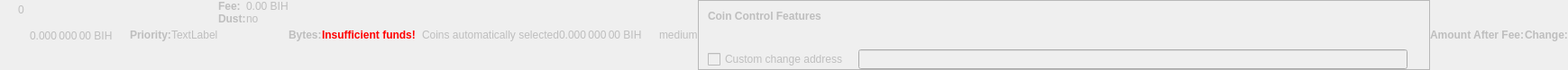
    <widget class="QWidget" name="dummyHideWidget" native="true">
     <property name="enabled">
      <bool>false</bool>
     </property>
     <property name="maximumSize">
      <size>
       <width>100</width>
       <height>22</height>
      </size>
     </property>
     <layout class="QHBoxLayout" name="dummyHideLayout">
      <property name="spacing">
       <number>0</number>
      </property>
      <property name="leftMargin">
       <number>0</number>
      </property>
      <property name="topMargin">
       <number>0</number>
      </property>
      <property name="rightMargin">
       <number>0</number>
      </property>
      <property name="bottomMargin">
       <number>0</number>
      </property>
      <item>
       <layout class="QFormLayout" name="formLayoutCoinControl1">
        <property name="horizontalSpacing">
         <number>10</number>
        </property>
        <property name="verticalSpacing">
         <number>14</number>
        </property>
        <property name="leftMargin">
         <number>10</number>
        </property>
        <property name="topMargin">
         <number>4</number>
        </property>
        <property name="rightMargin">
         <number>6</number>
        </property>
        <item row="0" column="1">
         <widget class="QLabel" name="labelCoinControlBytes">
          <property name="cursor">
           <cursorShape>IBeamCursor</cursorShape>
          </property>
          <property name="contextMenuPolicy">
           <enum>Qt::ActionsContextMenu</enum>
          </property>
          <property name="text">
           <string notr="true">0</string>
          </property>
          <property name="textInteractionFlags">
           <set>Qt::LinksAccessibleByMouse|Qt::TextSelectableByKeyboard|Qt::TextSelectableByMouse</set>
          </property>
         </widget>
        </item>
       </layout>
      </item>
      <item>
       <widget class="QLabel" name="labelCoinControlAfterFee">
        <property name="enabled">
         <bool>false</bool>
        </property>
        <property name="sizePolicy">
         <sizepolicy hsizetype="Fixed" vsizetype="Fixed">
          <horstretch>0</horstretch>
          <verstretch>0</verstretch>
         </sizepolicy>
        </property>
        <property name="minimumSize">
         <size>
          <width>111</width>
          <height>12</height>
         </size>
        </property>
        <property name="maximumSize">
         <size>
          <width>111</width>
          <height>12</height>
         </size>
        </property>
        <property name="cursor">
         <cursorShape>IBeamCursor</cursorShape>
        </property>
        <property name="contextMenuPolicy">
         <enum>Qt::ActionsContextMenu</enum>
        </property>
        <property name="text">
         <string notr="true">0.000 000 00 BIH</string>
        </property>
        <property name="textInteractionFlags">
         <set>Qt::LinksAccessibleByMouse|Qt::TextSelectableByKeyboard|Qt::TextSelectableByMouse</set>
        </property>
       </widget>
      </item>
      <item>
       <widget class="QLabel" name="labelCoinControlPriorityText">
        <property name="enabled">
         <bool>false</bool>
        </property>
        <property name="font">
         <font>
          <weight>75</weight>
          <bold>true</bold>
         </font>
        </property>
        <property name="text">
         <string>Priority:</string>
        </property>
       </widget>
      </item>
      <item>
       <layout class="QHBoxLayout" name="horizontalLayout">
        <item>
         <widget class="QLabel" name="WarningLabel">
          <property name="text">
           <string>TextLabel</string>
          </property>
         </widget>
        </item>
       </layout>
      </item>
      <item>
       <layout class="QFormLayout" name="formLayoutCoinControl3">
        <property name="horizontalSpacing">
         <number>0</number>
        </property>
        <property name="verticalSpacing">
         <number>0</number>
        </property>
        <property name="leftMargin">
         <number>0</number>
        </property>
        <property name="topMargin">
         <number>0</number>
        </property>
        <property name="rightMargin">
         <number>0</number>
        </property>
        <item row="0" column="0">
         <widget class="QLabel" name="labelCoinControlFeeText">
          <property name="enabled">
           <bool>false</bool>
          </property>
          <property name="font">
           <font>
            <weight>75</weight>
            <bold>true</bold>
           </font>
          </property>
          <property name="text">
           <string>Fee:</string>
          </property>
          <property name="margin">
           <number>0</number>
          </property>
         </widget>
        </item>
        <item row="0" column="1">
         <widget class="QLabel" name="labelCoinControlFee">
          <property name="enabled">
           <bool>false</bool>
          </property>
          <property name="cursor">
           <cursorShape>IBeamCursor</cursorShape>
          </property>
          <property name="contextMenuPolicy">
           <enum>Qt::ActionsContextMenu</enum>
          </property>
          <property name="text">
           <string notr="true">0.00 BIH</string>
          </property>
          <property name="textInteractionFlags">
           <set>Qt::LinksAccessibleByMouse|Qt::TextSelectableByKeyboard|Qt::TextSelectableByMouse</set>
          </property>
         </widget>
        </item>
        <item row="1" column="0">
         <widget class="QLabel" name="labelCoinControlLowOutputText">
          <property name="enabled">
           <bool>false</bool>
          </property>
          <property name="font">
           <font>
            <weight>75</weight>
            <bold>true</bold>
           </font>
          </property>
          <property name="text">
           <string>Dust:</string>
          </property>
         </widget>
        </item>
        <item row="1" column="1">
         <widget class="QLabel" name="labelCoinControlLowOutput">
          <property name="enabled">
           <bool>false</bool>
          </property>
          <property name="cursor">
           <cursorShape>IBeamCursor</cursorShape>
          </property>
          <property name="contextMenuPolicy">
           <enum>Qt::ActionsContextMenu</enum>
          </property>
          <property name="text">
           <string>no</string>
          </property>
          <property name="textInteractionFlags">
           <set>Qt::LinksAccessibleByMouse|Qt::TextSelectableByKeyboard|Qt::TextSelectableByMouse</set>
          </property>
         </widget>
        </item>
       </layout>
      </item>
      <item>
       <widget class="QLabel" name="labelCoinControlBytesText">
        <property name="enabled">
         <bool>false</bool>
        </property>
        <property name="font">
         <font>
          <weight>75</weight>
          <bold>true</bold>
         </font>
        </property>
        <property name="text">
         <string>Bytes:</string>
        </property>
       </widget>
      </item>
      <item>
       <layout class="QFormLayout" name="formLayoutCoinControl2">
        <property name="horizontalSpacing">
         <number>0</number>
        </property>
        <property name="verticalSpacing">
         <number>0</number>
        </property>
        <property name="leftMargin">
         <number>0</number>
        </property>
        <property name="topMargin">
         <number>0</number>
        </property>
        <property name="rightMargin">
         <number>0</number>
        </property>
       </layout>
      </item>
      <item>
       <layout class="QHBoxLayout" name="horizontalLayoutCoinControl2">
        <property name="spacing">
         <number>0</number>
        </property>
        <property name="bottomMargin">
         <number>0</number>
        </property>
       </layout>
      </item>
      <item>
       <widget class="QLabel" name="labelCoinControlInsuffFunds">
        <property name="enabled">
         <bool>false</bool>
        </property>
        <property name="minimumSize">
         <size>
          <width>0</width>
          <height>0</height>
         </size>
        </property>
        <property name="font">
         <font>
          <weight>75</weight>
          <bold>true</bold>
         </font>
        </property>
        <property name="styleSheet">
         <string notr="true">color:red;font-weight:bold;</string>
        </property>
        <property name="text">
         <string>Insufficient funds!</string>
        </property>
        <property name="margin">
         <number>5</number>
        </property>
       </widget>
      </item>
      <item>
       <layout class="QFormLayout" name="formLayoutCoinControl4">
        <property name="horizontalSpacing">
         <number>0</number>
        </property>
        <property name="verticalSpacing">
         <number>0</number>
        </property>
        <property name="leftMargin">
         <number>0</number>
        </property>
        <property name="topMargin">
         <number>0</number>
        </property>
        <property name="rightMargin">
         <number>0</number>
        </property>
       </layout>
      </item>
      <item>
       <widget class="QLabel" name="labelCoinControlChangeLabel">
        <property name="enabled">
         <bool>false</bool>
        </property>
        <property name="sizePolicy">
         <sizepolicy hsizetype="Preferred" vsizetype="Expanding">
          <horstretch>0</horstretch>
          <verstretch>0</verstretch>
         </sizepolicy>
        </property>
        <property name="minimumSize">
         <size>
          <width>0</width>
          <height>0</height>
         </size>
        </property>
        <property name="text">
         <string/>
        </property>
        <property name="margin">
         <number>3</number>
        </property>
       </widget>
      </item>
      <item>
       <widget class="QLabel" name="labelCoinControlAutomaticallySelected">
        <property name="enabled">
         <bool>false</bool>
        </property>
        <property name="sizePolicy">
         <sizepolicy hsizetype="Fixed" vsizetype="Fixed">
          <horstretch>0</horstretch>
          <verstretch>0</verstretch>
         </sizepolicy>
        </property>
        <property name="minimumSize">
         <size>
          <width>0</width>
          <height>0</height>
         </size>
        </property>
        <property name="maximumSize">
         <size>
          <width>240</width>
          <height>16777215</height>
         </size>
        </property>
        <property name="text">
         <string>Coins automatically selected</string>
        </property>
        <property name="margin">
         <number>5</number>
        </property>
       </widget>
      </item>
      <item>
       <widget class="QLabel" name="labelCoinControlChange">
        <property name="enabled">
         <bool>false</bool>
        </property>
        <property name="sizePolicy">
         <sizepolicy hsizetype="Fixed" vsizetype="Fixed">
          <horstretch>0</horstretch>
          <verstretch>0</verstretch>
         </sizepolicy>
        </property>
        <property name="minimumSize">
         <size>
          <width>111</width>
          <height>0</height>
         </size>
        </property>
        <property name="maximumSize">
         <size>
          <width>111</width>
          <height>16777215</height>
         </size>
        </property>
        <property name="cursor">
         <cursorShape>IBeamCursor</cursorShape>
        </property>
        <property name="contextMenuPolicy">
         <enum>Qt::ActionsContextMenu</enum>
        </property>
        <property name="text">
         <string notr="true">0.000 000 00 BIH</string>
        </property>
        <property name="textInteractionFlags">
         <set>Qt::LinksAccessibleByMouse|Qt::TextSelectableByKeyboard|Qt::TextSelectableByMouse</set>
        </property>
       </widget>
      </item>
      <item>
       <widget class="QLabel" name="labelCoinControlPriority">
        <property name="enabled">
         <bool>false</bool>
        </property>
        <property name="cursor">
         <cursorShape>IBeamCursor</cursorShape>
        </property>
        <property name="contextMenuPolicy">
         <enum>Qt::ActionsContextMenu</enum>
        </property>
        <property name="text">
         <string>medium</string>
        </property>
        <property name="textInteractionFlags">
         <set>Qt::LinksAccessibleByMouse|Qt::TextSelectableByKeyboard|Qt::TextSelectableByMouse</set>
        </property>
       </widget>
      </item>
      <item>
       <widget class="QFrame" name="frameCoinControl">
        <property name="sizePolicy">
         <sizepolicy hsizetype="Expanding" vsizetype="Expanding">
          <horstretch>0</horstretch>
          <verstretch>0</verstretch>
         </sizepolicy>
        </property>
        <property name="maximumSize">
         <size>
          <width>16777215</width>
          <height>16777215</height>
         </size>
        </property>
        <property name="frameShape">
         <enum>QFrame::StyledPanel</enum>
        </property>
        <property name="frameShadow">
         <enum>QFrame::Sunken</enum>
        </property>
        <layout class="QVBoxLayout" name="verticalLayoutCoinControl2_2">
         <property name="spacing">
          <number>0</number>
         </property>
         <property name="leftMargin">
          <number>0</number>
         </property>
         <property name="topMargin">
          <number>0</number>
         </property>
         <property name="rightMargin">
          <number>0</number>
         </property>
         <property name="bottomMargin">
          <number>0</number>
         </property>
         <item>
          <layout class="QVBoxLayout" name="verticalLayoutCoinControl" stretch="0,0,0,1">
           <property name="spacing">
            <number>0</number>
           </property>
           <property name="leftMargin">
            <number>10</number>
           </property>
           <property name="topMargin">
            <number>10</number>
           </property>
           <item>
            <layout class="QHBoxLayout" name="horizontalLayoutCoinControl1">
             <property name="bottomMargin">
              <number>15</number>
             </property>
             <item>
              <widget class="QLabel" name="labelCoinControlFeatures">
               <property name="enabled">
                <bool>false</bool>
               </property>
               <property name="sizePolicy">
                <sizepolicy hsizetype="Preferred" vsizetype="Maximum">
                 <horstretch>0</horstretch>
                 <verstretch>0</verstretch>
                </sizepolicy>
               </property>
               <property name="font">
                <font>
                 <weight>75</weight>
                 <bold>true</bold>
                </font>
               </property>
               <property name="styleSheet">
                <string notr="true">font-weight:bold;</string>
               </property>
               <property name="text">
                <string>Coin Control Features</string>
               </property>
              </widget>
             </item>
            </layout>
           </item>
           <item>
            <widget class="QWidget" name="widgetCoinControl" native="true">
             <property name="sizePolicy">
              <sizepolicy hsizetype="Preferred" vsizetype="Preferred">
               <horstretch>0</horstretch>
               <verstretch>0</verstretch>
              </sizepolicy>
             </property>
             <property name="minimumSize">
              <size>
               <width>0</width>
               <height>0</height>
              </size>
             </property>
             <property name="styleSheet">
              <string notr="true"/>
             </property>
             <layout class="QHBoxLayout" name="horizontalLayoutCoinControl5_2">
              <property name="leftMargin">
               <number>0</number>
              </property>
              <property name="topMargin">
               <number>0</number>
              </property>
              <property name="rightMargin">
               <number>0</number>
              </property>
              <property name="bottomMargin">
               <number>0</number>
              </property>
              <item>
               <layout class="QHBoxLayout" name="horizontalLayoutCoinControl3">
                <property name="spacing">
                 <number>20</number>
                </property>
                <property name="topMargin">
                 <number>0</number>
                </property>
                <property name="bottomMargin">
                 <number>10</number>
                </property>
               </layout>
              </item>
             </layout>
            </widget>
           </item>
           <item>
            <layout class="QHBoxLayout" name="horizontalLayoutCoinControl4" stretch="0,0,0">
             <property name="spacing">
              <number>12</number>
             </property>
             <property name="sizeConstraint">
              <enum>QLayout::SetDefaultConstraint</enum>
             </property>
             <property name="topMargin">
              <number>5</number>
             </property>
             <property name="rightMargin">
              <number>5</number>
             </property>
             <item>
              <widget class="QCheckBox" name="checkBoxCoinControlChange">
               <property name="enabled">
                <bool>false</bool>
               </property>
               <property name="toolTip">
                <string>If this is activated, but the change address is empty or invalid, change will be sent to a newly generated address.</string>
               </property>
               <property name="text">
                <string>Custom change address</string>
               </property>
              </widget>
             </item>
             <item>
              <widget class="QValidatedLineEdit" name="lineEditCoinControlChange">
               <property name="enabled">
                <bool>false</bool>
               </property>
               <property name="sizePolicy">
                <sizepolicy hsizetype="Expanding" vsizetype="Fixed">
                 <horstretch>0</horstretch>
                 <verstretch>0</verstretch>
                </sizepolicy>
               </property>
              </widget>
             </item>
             <item>
              <widget class="QLabel" name="labelCoinControlChangeLabel_2">
               <property name="sizePolicy">
                <sizepolicy hsizetype="Preferred" vsizetype="Expanding">
                 <horstretch>0</horstretch>
                 <verstretch>0</verstretch>
                </sizepolicy>
               </property>
               <property name="minimumSize">
                <size>
                 <width>0</width>
                 <height>0</height>
                </size>
               </property>
               <property name="text">
                <string/>
               </property>
               <property name="margin">
                <number>3</number>
               </property>
              </widget>
             </item>
            </layout>
           </item>
           <item>
            <spacer name="verticalSpacerCoinControl">
             <property name="orientation">
              <enum>Qt::Vertical</enum>
             </property>
             <property name="sizeHint" stdset="0">
              <size>
               <width>800</width>
               <height>1</height>
              </size>
             </property>
            </spacer>
           </item>
          </layout>
         </item>
        </layout>
       </widget>
      </item>
      <item>
       <widget class="QLabel" name="labelCoinControlAfterFeeText">
        <property name="enabled">
         <bool>false</bool>
        </property>
        <property name="minimumSize">
         <size>
          <width>0</width>
          <height>0</height>
         </size>
        </property>
        <property name="maximumSize">
         <size>
          <width>16777215</width>
          <height>16777215</height>
         </size>
        </property>
        <property name="font">
         <font>
          <weight>75</weight>
          <bold>true</bold>
         </font>
        </property>
        <property name="text">
         <string>Amount After Fee:</string>
        </property>
        <property name="alignment">
         <set>Qt::AlignLeading|Qt::AlignLeft|Qt::AlignVCenter</set>
        </property>
        <property name="margin">
         <number>0</number>
        </property>
       </widget>
      </item>
      <item>
       <widget class="QLabel" name="labelCoinControlChangeText">
        <property name="enabled">
         <bool>false</bool>
        </property>
        <property name="sizePolicy">
         <sizepolicy hsizetype="Preferred" vsizetype="Preferred">
          <horstretch>0</horstretch>
          <verstretch>0</verstretch>
         </sizepolicy>
        </property>
        <property name="minimumSize">
         <size>
          <width>0</width>
          <height>0</height>
         </size>
        </property>
        <property name="maximumSize">
         <size>
          <width>16777215</width>
          <height>16777215</height>
         </size>
        </property>
        <property name="font">
         <font>
          <weight>75</weight>
          <bold>true</bold>
         </font>
        </property>
        <property name="text">
         <string>Change:</string>
        </property>
        <property name="alignment">
         <set>Qt::AlignLeading|Qt::AlignLeft|Qt::AlignVCenter</set>
        </property>
       </widget>
      </item>
     </layout>
    </widget>
